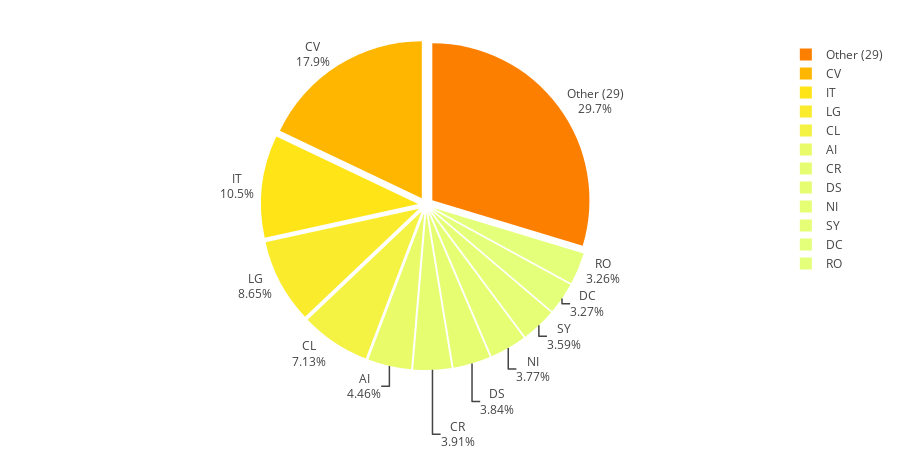

This figure's notebook cell:
### Code cell
subsections_ratio(section, year, min_percent=3)

### Figure 1 — Plotly figure (JSON) as saved in the notebook; plotly's stock layout.template omitted (floating-point values rounded to 4 significant figures)
{"data": [{"hoverinfo": "text+value", "labels": ["CV", "IT", "LG", "CL", "AI", "CR", "DS", "NI", "SY", "DC", "RO", "Other (29)"], "marker": {"colors": ["#ffb600", "#ffe417", "#faec2c", "#f4f242", "#e9fb69", "#e7fd71", "#e6fd72", "#e6fe74", "#e5fe75", "#e4ff7a", "#e4ff7a", "#fc7f00"]}, "pull": 0.05, "text": ["Computer Vision and Pattern Recognition", "Information Theory", "Learning", "Computation and Language", "Artificial Intelligence", "Cryptography and Security", "Data Structures and Algorithms", "Networking and Internet Architecture", "Systems and Control", "Distributed, Parallel, and Cluster Computing", "Robotics", "Other subsections"], "textinfo": "label+percent", "textposition": "outside", "type": "pie", "values": [4261, 2498, 2056, 1694, 1060, 930, 912, 897, 854, 778, 776, 7055]}], "layout": {"height": 450, "margin": {"t": 40}}}
